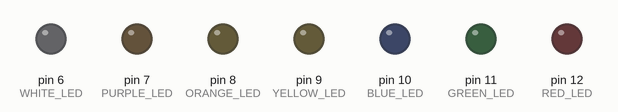
Recording of a sketch running on a simulated Arduino Uno, built with avr-gcc and run on an emulated ATmega328P. Parts: output pins drawn as LEDs (lit = HIGH).

Above: at 0.05 s.
At 0.65 s:
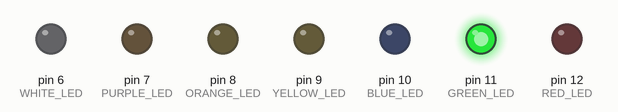
At 1.35 s:
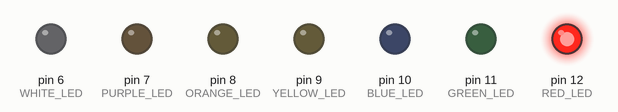
At 2.75 s:
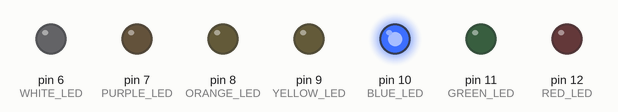
Timing chart, 0 to 3.0 s (numbered marks = the images above):
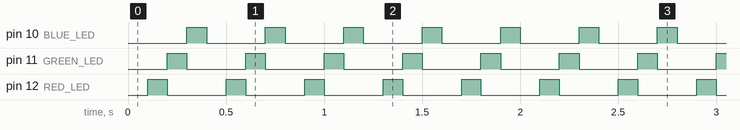

The sketch:

CHASER.ino
```cpp
#define RED_LED 12
#define GREEN_LED 11
#define BLUE_LED 10
#define YELLOW_LED 9
#define ORANGE_LED 8
#define PURPLE_LED 7
#define WHITE_LED 6

#define BUTTON_INPUT 2

bool BUTTON_CURRENT = HIGH;
bool BUTTON_PREVIOUS = LOW;
bool OUTPUT_SIG = false;

unsigned long CURRENT_TIME = 0;
unsigned long PREV_TIME = 0;

unsigned long RED_PREV_TIME = 0;
unsigned long GREEN_PREV_TIME = 0;
unsigned long BLUE_PREV_TIME = 0;
unsigned long YELLOW_PREV_TIME = 0;
unsigned long ORANGE_PREV_TIME = 0;
unsigned long PURPLE_PREV_TIME = 0;
unsigned long WHITE_PREV_TIME = 0;

bool RED_STATE = LOW;
bool GREEN_STATE = LOW;
bool BLUE_STATE = LOW;
bool YELLOW_STATE = LOW;
bool ORANGE_STATE = LOW;
bool PURPLE_STATE = LOW;
bool WHITE_STATE = LOW;


void setup() {
for(int pin = 6; pin < 13; pin++)
{
	pinMode(pin,OUTPUT);
}

pinMode(BUTTON_INPUT, INPUT_PULLUP);

Serial.begin(9600);
}


void loop() {
CURRENT_TIME = millis();
//BUTTON();
CHASER_LED();


}

void LED(unsigned long RED_F)
{

unsigned long GREEN_F  = RED_F    * 2;
unsigned long BLUE_F   = GREEN_F  * 2;
unsigned long YELLOW_F = BLUE_F   * 2;
unsigned long ORANGE_F = YELLOW_F * 2;
unsigned long PURPLE_F = ORANGE_F * 2;
unsigned long WHITE_F  = PURPLE_F * 2;

  if(OUTPUT_SIG == true)
  {

      if(CURRENT_TIME - RED_PREV_TIME >= RED_F)
      {
        RED_PREV_TIME = CURRENT_TIME;
        RED_STATE = !RED_STATE;
        digitalWrite(RED_LED, RED_STATE? HIGH : LOW );
      }

      if(CURRENT_TIME - GREEN_PREV_TIME >= GREEN_F)
      {
        GREEN_PREV_TIME = CURRENT_TIME;
        GREEN_STATE = !GREEN_STATE;
        digitalWrite(GREEN_LED, GREEN_STATE? HIGH : LOW );
      }

      if(CURRENT_TIME - BLUE_PREV_TIME >= BLUE_F)
      {
        BLUE_PREV_TIME = CURRENT_TIME;
        BLUE_STATE = !BLUE_STATE;
        digitalWrite(BLUE_LED, BLUE_STATE? HIGH : LOW);
      }

      if(CURRENT_TIME - YELLOW_PREV_TIME >= YELLOW_F)
      {
        YELLOW_PREV_TIME = CURRENT_TIME;
        YELLOW_STATE = !YELLOW_STATE;
        digitalWrite(YELLOW_LED, YELLOW_STATE? HIGH : LOW);
      }

      if(CURRENT_TIME - ORANGE_PREV_TIME >= ORANGE_F)
      {
        ORANGE_PREV_TIME = CURRENT_TIME;
        ORANGE_STATE = !ORANGE_STATE;
        digitalWrite(ORANGE_LED, ORANGE_STATE? HIGH : LOW );
      }

      if(CURRENT_TIME - PURPLE_PREV_TIME >= PURPLE_F)
      {
        PURPLE_PREV_TIME = CURRENT_TIME;
        PURPLE_STATE = !PURPLE_STATE;
        digitalWrite(PURPLE_LED, PURPLE_STATE? HIGH : LOW);
      }

      if(CURRENT_TIME - WHITE_PREV_TIME >= WHITE_F)
      {
        WHITE_PREV_TIME = CURRENT_TIME;
        WHITE_STATE = !WHITE_STATE;
        digitalWrite(WHITE_LED, WHITE_STATE? HIGH : LOW);
      }

  }
}


void BUTTON()
{
	BUTTON_CURRENT = digitalRead(BUTTON_INPUT);

	if(BUTTON_CURRENT == LOW && BUTTON_PREVIOUS == HIGH)
	{
		OUTPUT_SIG = !OUTPUT_SIG;

	}
	BUTTON_PREVIOUS = BUTTON_CURRENT;

	if(OUTPUT_SIG == false)
	{
		digitalWrite(RED_LED, LOW);
		digitalWrite(GREEN_LED, LOW);
		digitalWrite(BLUE_LED, LOW);
		digitalWrite(YELLOW_LED, LOW);
		digitalWrite(ORANGE_LED, LOW);
		digitalWrite(PURPLE_LED, LOW);
		digitalWrite(WHITE_LED, LOW);

		RED_STATE = LOW;
		GREEN_STATE = LOW;
		BLUE_STATE = LOW;
		YELLOW_STATE = LOW;
		ORANGE_STATE = LOW;
		PURPLE_STATE = LOW;
		WHITE_STATE = LOW;

		RED_PREV_TIME = CURRENT_TIME;
		GREEN_PREV_TIME = CURRENT_TIME;
		BLUE_PREV_TIME = CURRENT_TIME;
		YELLOW_PREV_TIME = CURRENT_TIME;
		ORANGE_PREV_TIME = CURRENT_TIME;
		PURPLE_PREV_TIME = CURRENT_TIME;
		WHITE_PREV_TIME = CURRENT_TIME;
	}
}

void CHASER_LED()
{
	if(CURRENT_TIME - PREV_TIME >= 100)
	{
		PREV_TIME = CURRENT_TIME;
		if(GREEN_STATE == LOW && BLUE_STATE == LOW)
		{
			RED_STATE = !RED_STATE;
			digitalWrite(RED_LED,RED_STATE? HIGH : LOW);
		}
		if(RED_STATE == LOW && BLUE_STATE == LOW)
		{
			GREEN_STATE = !GREEN_STATE;
			digitalWrite(GREEN_LED, GREEN_STATE? HIGH:LOW);
		}
		if(RED_STATE == LOW && GREEN_STATE == LOW)
		{
			BLUE_STATE = !BLUE_STATE;
			digitalWrite(BLUE_LED, BLUE_STATE? HIGH:LOW);
		}

	}
}
```

Measured:
- by itself, pin 10 (BLUE_LED), pin 11 (GREEN_LED), pin 12 (RED_LED): alternates HIGH for 0.10 s and LOW for 0.30 s
